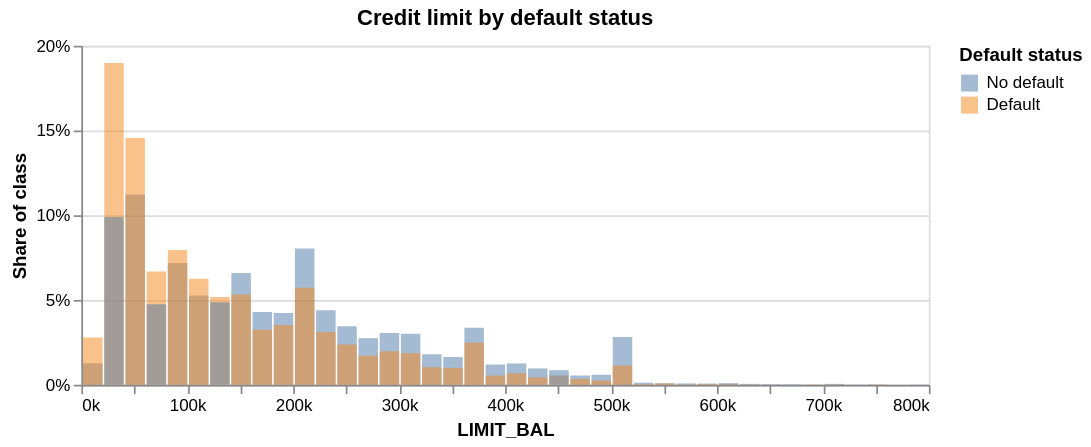

Source (notebook cell):
### Code cell
class_hist(train, "LIMIT_BAL", maxbins=40, width=500, height=200).properties(
    title="Credit limit by default status"
)

### Figure 1 — Vega specification as saved in the notebook (floating-point values rounded to 4 significant figures)
{"$schema": "https://vega.github.io/schema/vega/v6.json", "data": [{"name": "source_0"}, {"name": "data_0", "values": [{"bin_end": 40000.0, "bin_start": 20000.0, "n": 1008, "share": 0.1899, "status": "Default"}, {"bin_end": 140000.0, "bin_start": 120000.0, "n": 275, "share": 0.0518, "status": "Default"}, {"bin_end": 60000.0, "bin_start": 40000.0, "n": 2099, "share": 0.1123, "status": "No default"}, {"bin_end": 120000.0, "bin_start": 100000.0, "n": 984, "share": 0.05265, "status": "No default"}, {"bin_end": 160000.0, "bin_start": 140000.0, "n": 1232, "share": 0.06591, "status": "No default"}, {"bin_end": 220000.0, "bin_start": 200000.0, "n": 1503, "share": 0.08041, "status": "No default"}, {"bin_end": 280000.0, "bin_start": 260000.0, "n": 514, "share": 0.0275, "status": "No default"}, {"bin_end": 640000.0, "bin_start": 620000.0, "n": 10, "share": 0.000535, "status": "No default"}, {"bin_end": 80000.0, "bin_start": 60000.0, "n": 355, "share": 0.06687, "status": "Default"}, {"bin_end": 260000.0, "bin_start": 240000.0, "n": 646, "share": 0.03456, "status": "No default"}, {"bin_end": 340000.0, "bin_start": 320000.0, "n": 336, "share": 0.01798, "status": "No default"}, {"bin_end": 380000.0, "bin_start": 360000.0, "n": 629, "share": 0.03365, "status": "No default"}, {"bin_end": 200000.0, "bin_start": 180000.0, "n": 792, "share": 0.04237, "status": "No default"}, {"bin_end": 140000.0, "bin_start": 120000.0, "n": 911, "share": 0.04874, "status": "No default"}, {"bin_end": 460000.0, "bin_start": 440000.0, "n": 29, "share": 0.005462, "status": "Default"}, {"bin_end": 100000.0, "bin_start": 80000.0, "n": 1342, "share": 0.0718, "status": "No default"}, {"bin_end": 240000.0, "bin_start": 220000.0, "n": 821, "share": 0.04392, "status": "No default"}, {"bin_end": 60000.0, "bin_start": 40000.0, "n": 773, "share": 0.1456, "status": "Default"}, {"bin_end": 520000.0, "bin_start": 500000.0, "n": 528, "share": 0.02825, "status": "No default"}, {"bin_end": 180000.0, "bin_start": 160000.0, "n": 802, "share": 0.04291, "status": "No default"}, {"bin_end": 300000.0, "bin_start": 280000.0, "n": 571, "share": 0.03055, "status": "No default"}, {"bin_end": 80000.0, "bin_start": 60000.0, "n": 889, "share": 0.04756, "status": "No default"}, {"bin_end": 20000.0, "bin_start": 0.0, "n": 236, "share": 0.01263, "status": "No default"}, {"bin_end": 220000.0, "bin_start": 200000.0, "n": 304, "share": 0.05726, "status": "Default"}, {"bin_end": 160000.0, "bin_start": 140000.0, "n": 283, "share": 0.05331, "status": "Default"}, {"bin_end": 400000.0, "bin_start": 380000.0, "n": 223, "share": 0.01193, "status": "No default"}, {"bin_end": 40000.0, "bin_start": 20000.0, "n": 1849, "share": 0.09892, "status": "No default"}, {"bin_end": 320000.0, "bin_start": 300000.0, "n": 563, "share": 0.03012, "status": "No default"}, {"bin_end": 420000.0, "bin_start": 400000.0, "n": 235, "share": 0.01257, "status": "No default"}, {"bin_end": 520000.0, "bin_start": 500000.0, "n": 60, "share": 0.0113, "status": "Default"}, {"bin_end": 340000.0, "bin_start": 320000.0, "n": 55, "share": 0.01036, "status": "Default"}, {"bin_end": 480000.0, "bin_start": 460000.0, "n": 102, "share": 0.005457, "status": "No default"}, {"bin_end": 500000.0, "bin_start": 480000.0, "n": 110, "share": 0.005885, "status": "No default"}, {"bin_end": 360000.0, "bin_start": 340000.0, "n": 306, "share": 0.01637, "status": "No default"}, {"bin_end": 100000.0, "bin_start": 80000.0, "n": 422, "share": 0.07949, "status": "Default"}, {"bin_end": 320000.0, "bin_start": 300000.0, "n": 99, "share": 0.01865, "status": "Default"}, {"bin_end": 200000.0, "bin_start": 180000.0, "n": 187, "share": 0.03522, "status": "Default"}, {"bin_end": 260000.0, "bin_start": 240000.0, "n": 126, "share": 0.02373, "status": "Default"}, {"bin_end": 180000.0, "bin_start": 160000.0, "n": 172, "share": 0.0324, "status": "Default"}, {"bin_end": 240000.0, "bin_start": 220000.0, "n": 165, "share": 0.03108, "status": "Default"}, {"bin_end": 280000.0, "bin_start": 260000.0, "n": 91, "share": 0.01714, "status": "Default"}, {"bin_end": 380000.0, "bin_start": 360000.0, "n": 132, "share": 0.02486, "status": "Default"}, {"bin_end": 480000.0, "bin_start": 460000.0, "n": 18, "share": 0.00339, "status": "Default"}, {"bin_end": 460000.0, "bin_start": 440000.0, "n": 161, "share": 0.008614, "status": "No default"}, {"bin_end": 120000.0, "bin_start": 100000.0, "n": 332, "share": 0.06254, "status": "Default"}, {"bin_end": 300000.0, "bin_start": 280000.0, "n": 105, "share": 0.01978, "status": "Default"}, {"bin_end": 600000.0, "bin_start": 580000.0, "n": 13, "share": 0.0006955, "status": "No default"}, {"bin_end": 400000.0, "bin_start": 380000.0, "n": 29, "share": 0.005462, "status": "Default"}, {"bin_end": 620000.0, "bin_start": 600000.0, "n": 3, "share": 0.0005651, "status": "Default"}, {"bin_end": 20000.0, "bin_start": 0.0, "n": 148, "share": 0.02788, "status": "Default"}, {"bin_end": 620000.0, "bin_start": 600000.0, "n": 17, "share": 0.0009095, "status": "No default"}, {"bin_end": 440000.0, "bin_start": 420000.0, "n": 180, "share": 0.00963, "status": "No default"}, {"bin_end": 720000.0, "bin_start": 700000.0, "n": 10, "share": 0.000535, "status": "No default"}, {"bin_end": 420000.0, "bin_start": 400000.0, "n": 36, "share": 0.006781, "status": "Default"}, {"bin_end": 680000.0, "bin_start": 660000.0, "n": 6, "share": 0.000321, "status": "No default"}, {"bin_end": 360000.0, "bin_start": 340000.0, "n": 53, "share": 0.009983, "status": "Default"}, {"bin_end": 560000.0, "bin_start": 540000.0, "n": 17, "share": 0.0009095, "status": "No default"}, {"bin_end": 560000.0, "bin_start": 540000.0, "n": 4, "share": 0.0007534, "status": "Default"}, {"bin_end": 440000.0, "bin_start": 420000.0, "n": 23, "share": 0.004332, "status": "Default"}, {"bin_end": 500000.0, "bin_start": 480000.0, "n": 13, "share": 0.002449, "status": "Default"}, {"bin_end": 720000.0, "bin_start": 700000.0, "n": 1, "share": 0.0001884, "status": "Default"}, {"bin_end": 540000.0, "bin_start": 520000.0, "n": 22, "share": 0.001177, "status": "No default"}, {"bin_end": 760000.0, "bin_start": 740000.0, "n": 3, "share": 0.0001605, "status": "No default"}, {"bin_end": 540000.0, "bin_start": 520000.0, "n": 2, "share": 0.0003767, "status": "Default"}, {"bin_end": 660000.0, "bin_start": 640000.0, "n": 7, "share": 0.0003745, "status": "No default"}, {"bin_end": 580000.0, "bin_start": 560000.0, "n": 15, "share": 0.0008025, "status": "No default"}, {"bin_end": 740000.0, "bin_start": 720000.0, "n": 3, "share": 0.0001605, "status": "No default"}, {"bin_end": 640000.0, "bin_start": 620000.0, "n": 1, "share": 0.0001884, "status": "Default"}, {"bin_end": 760000.0, "bin_start": 740000.0, "n": 1, "share": 0.0001884, "status": "Default"}, {"bin_end": 580000.0, "bin_start": 560000.0, "n": 1, "share": 0.0001884, "status": "Default"}, {"bin_end": 800000.0, "bin_start": 780000.0, "n": 2, "share": 0.000107, "status": "No default"}, {"bin_end": 600000.0, "bin_start": 580000.0, "n": 2, "share": 0.0003767, "status": "Default"}, {"bin_end": 700000.0, "bin_start": 680000.0, "n": 1, "share": 0.0001884, "status": "Default"}, {"bin_end": 700000.0, "bin_start": 680000.0, "n": 2, "share": 0.000107, "status": "No default"}]}, {"name": "data_0_y_domain_share", "values": [{"min": 0.000107, "max": 0.1899}]}, {"name": "source_0_color_domain_status", "values": [{"sort_field": 1.0, "status": "Default"}, {"sort_field": 0.0, "status": "No default"}]}], "marks": [{"type": "rect", "name": "marks", "from": {"data": "data_0"}, "encode": {"update": {"y2": {"value": 0, "scale": "y"}, "tooltip": {"signal": "{\"Status\": isValid(datum[\"status\"]) ? isArray(datum[\"status\"]) ? join(datum[\"status\"], '\\n') : datum[\"status\"] : \"\"+datum[\"status\"], \"From\": format(datum[\"bin_start\"], \",.2~f\"), \"To\": format(datum[\"bin_end\"], \",.2~f\"), \"Share of class\": format(datum[\"share\"], \".1%\"), \"Clients\": format(datum[\"n\"], \",\")}"}, "x": {"field": "bin_end", "scale": "x", "offset": {"signal": "0.5 + (abs(scale(\"x\", datum[\"bin_start_end\"]) - scale(\"x\", datum[\"bin_start\"])) < 0.25 ? 0.5 * (0.25 - (abs(scale(\"x\", datum[\"bin_start_end\"]) - scale(\"x\", datum[\"bin_start\"])))) : -0.5)"}}, "y": {"field": "share", "scale": "y"}, "fill": {"field": "status", "scale": "color"}, "x2": {"field": "bin_start", "scale": "x", "offset": {"signal": "0.5 + (abs(scale(\"x\", datum[\"bin_start_end\"]) - scale(\"x\", datum[\"bin_start\"])) < 0.25 ? -0.5 * (0.25 - (abs(scale(\"x\", datum[\"bin_start_end\"]) - scale(\"x\", datum[\"bin_start\"])))) : 0.5)"}}, "opacity": {"value": 0.5}}}, "style": ["bar"]}], "scales": [{"name": "x", "type": "linear", "domain": {"data": "data_0", "fields": ["bin_start", "bin_end"]}, "range": [0, {"signal": "width"}], "zero": false}, {"name": "y", "type": "linear", "domain": [{"signal": "(data(\"data_0_y_domain_share\")[0] || {}).min"}, {"signal": "(data(\"data_0_y_domain_share\")[0] || {}).max"}], "range": [{"signal": "height"}, 0], "zero": true, "nice": true}, {"name": "color", "type": "ordinal", "domain": {"data": "source_0_color_domain_status", "field": "status", "sort": {"op": "max", "field": "sort_field"}}, "range": "category"}], "axes": [{"scale": "y", "labels": false, "ticks": false, "zindex": 0, "aria": false, "minExtent": 0, "orient": "left", "tickCount": {"signal": "ceil(height/40)"}, "domain": false, "gridScale": "x", "grid": true, "maxExtent": 0}, {"scale": "x", "format": "~s", "zindex": 0, "labelOverlap": true, "orient": "bottom", "labelFlush": true, "tickCount": {"signal": "ceil(width/40)"}, "grid": false, "title": "LIMIT_BAL"}, {"scale": "y", "labelOverlap": true, "zindex": 0, "title": "Share of class", "orient": "left", "tickCount": {"signal": "ceil(height/40)"}, "grid": false, "format": "%"}], "title": {"text": "Credit limit by default status", "frame": "group"}, "background": "white", "height": 200, "style": "cell", "legends": [{"title": "Default status", "fill": "color", "symbolType": "square", "encode": {"symbols": {"update": {"opacity": {"value": 0.5}}}}}], "width": 500, "padding": 5}
